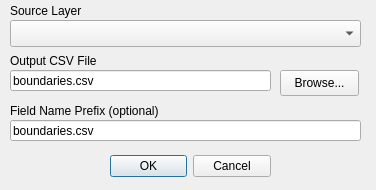
<?xml version="1.0" encoding="UTF-8"?>
<ui version="4.0">
 <class>encodedPolyline</class>
 <widget class="QDialog" name="encodedPolyline">
  <property name="geometry">
   <rect>
    <x>0</x>
    <y>0</y>
    <width>376</width>
    <height>190</height>
   </rect>
  </property>
  <property name="windowTitle">
   <string>encodedPolyline</string>
  </property>
  <widget class="QDialogButtonBox" name="buttonBox">
   <property name="geometry">
    <rect>
     <x>110</x>
     <y>150</y>
     <width>161</width>
     <height>32</height>
    </rect>
   </property>
   <property name="orientation">
    <enum>Qt::Horizontal</enum>
   </property>
   <property name="standardButtons">
    <set>QDialogButtonBox::Cancel|QDialogButtonBox::Ok</set>
   </property>
  </widget>
  <widget class="QPushButton" name="outputFileBrowse">
   <property name="geometry">
    <rect>
     <x>280</x>
     <y>70</y>
     <width>79</width>
     <height>26</height>
    </rect>
   </property>
   <property name="text">
    <string>Browse...</string>
   </property>
  </widget>
  <widget class="QLineEdit" name="outputFilename">
   <property name="geometry">
    <rect>
     <x>10</x>
     <y>70</y>
     <width>261</width>
     <height>21</height>
    </rect>
   </property>
   <property name="text">
    <string>boundaries.csv</string>
   </property>
   <property name="readOnly">
    <bool>false</bool>
   </property>
  </widget>
  <widget class="QLabel" name="outputFileDescriptor">
   <property name="geometry">
    <rect>
     <x>10</x>
     <y>50</y>
     <width>151</width>
     <height>22</height>
    </rect>
   </property>
   <property name="text">
    <string>Output CSV File</string>
   </property>
  </widget>
  <widget class="QLabel" name="sourceLayerDescriptor">
   <property name="geometry">
    <rect>
     <x>10</x>
     <y>0</y>
     <width>108</width>
     <height>22</height>
    </rect>
   </property>
   <property name="text">
    <string>Source Layer</string>
   </property>
  </widget>
  <widget class="QComboBox" name="sourceLayer">
   <property name="geometry">
    <rect>
     <x>10</x>
     <y>20</y>
     <width>351</width>
     <height>27</height>
    </rect>
   </property>
  </widget>
  <widget class="QLineEdit" name="outputFieldPrefix">
   <property name="geometry">
    <rect>
     <x>10</x>
     <y>120</y>
     <width>351</width>
     <height>21</height>
    </rect>
   </property>
   <property name="text">
    <string>boundaries.csv</string>
   </property>
   <property name="readOnly">
    <bool>false</bool>
   </property>
  </widget>
  <widget class="QLabel" name="outputFieldPrefixDescriptor">
   <property name="geometry">
    <rect>
     <x>10</x>
     <y>100</y>
     <width>151</width>
     <height>22</height>
    </rect>
   </property>
   <property name="text">
    <string>Field Name Prefix (optional)</string>
   </property>
  </widget>
 </widget>
 <resources/>
 <connections>
  <connection>
   <sender>buttonBox</sender>
   <signal>accepted()</signal>
   <receiver>encodedPolyline</receiver>
   <slot>accept()</slot>
   <hints>
    <hint type="sourcelabel">
     <x>248</x>
     <y>254</y>
    </hint>
    <hint type="destinationlabel">
     <x>157</x>
     <y>274</y>
    </hint>
   </hints>
  </connection>
  <connection>
   <sender>buttonBox</sender>
   <signal>rejected()</signal>
   <receiver>encodedPolyline</receiver>
   <slot>reject()</slot>
   <hints>
    <hint type="sourcelabel">
     <x>316</x>
     <y>260</y>
    </hint>
    <hint type="destinationlabel">
     <x>286</x>
     <y>274</y>
    </hint>
   </hints>
  </connection>
 </connections>
</ui>
